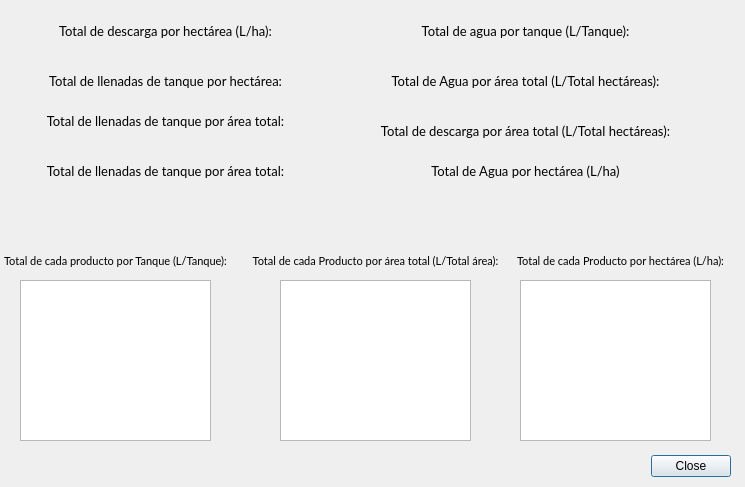
<?xml version="1.0" encoding="UTF-8"?>
<ui version="4.0">
 <class>Dialog</class>
 <widget class="QDialog" name="Dialog">
  <property name="geometry">
   <rect>
    <x>0</x>
    <y>0</y>
    <width>745</width>
    <height>487</height>
   </rect>
  </property>
  <property name="windowTitle">
   <string>Dialog</string>
  </property>
  <widget class="QDialogButtonBox" name="buttonBox">
   <property name="geometry">
    <rect>
     <x>650</x>
     <y>450</y>
     <width>81</width>
     <height>32</height>
    </rect>
   </property>
   <property name="orientation">
    <enum>Qt::Horizontal</enum>
   </property>
   <property name="standardButtons">
    <set>QDialogButtonBox::Close</set>
   </property>
  </widget>
  <widget class="QLabel" name="label_descargasHa">
   <property name="geometry">
    <rect>
     <x>10</x>
     <y>20</y>
     <width>311</width>
     <height>21</height>
    </rect>
   </property>
   <property name="font">
    <font>
     <family>Lato</family>
     <pointsize>10</pointsize>
    </font>
   </property>
   <property name="text">
    <string>Total de descarga por hectárea (L/ha):</string>
   </property>
   <property name="alignment">
    <set>Qt::AlignCenter</set>
   </property>
  </widget>
  <widget class="QLabel" name="label_llenadasTanqueHa">
   <property name="geometry">
    <rect>
     <x>10</x>
     <y>70</y>
     <width>311</width>
     <height>21</height>
    </rect>
   </property>
   <property name="font">
    <font>
     <family>Lato</family>
     <pointsize>10</pointsize>
    </font>
   </property>
   <property name="text">
    <string>Total de llenadas de tanque por hectárea:</string>
   </property>
   <property name="alignment">
    <set>Qt::AlignCenter</set>
   </property>
  </widget>
  <widget class="QLabel" name="label_llenadasAreaTot">
   <property name="geometry">
    <rect>
     <x>10</x>
     <y>160</y>
     <width>311</width>
     <height>21</height>
    </rect>
   </property>
   <property name="font">
    <font>
     <family>Lato</family>
     <pointsize>10</pointsize>
    </font>
   </property>
   <property name="text">
    <string>Total de llenadas de tanque por área total:</string>
   </property>
   <property name="alignment">
    <set>Qt::AlignCenter</set>
   </property>
  </widget>
  <widget class="QLabel" name="label_litrosAreaTot">
   <property name="geometry">
    <rect>
     <x>10</x>
     <y>110</y>
     <width>311</width>
     <height>21</height>
    </rect>
   </property>
   <property name="font">
    <font>
     <family>Lato</family>
     <pointsize>10</pointsize>
    </font>
   </property>
   <property name="text">
    <string>Total de llenadas de tanque por área total:</string>
   </property>
   <property name="alignment">
    <set>Qt::AlignCenter</set>
   </property>
  </widget>
  <widget class="QLabel" name="label_totalProdsHa">
   <property name="geometry">
    <rect>
     <x>510</x>
     <y>250</y>
     <width>221</width>
     <height>21</height>
    </rect>
   </property>
   <property name="font">
    <font>
     <family>Lato</family>
     <pointsize>8</pointsize>
    </font>
   </property>
   <property name="text">
    <string>Total de cada Producto por hectárea (L/ha):</string>
   </property>
   <property name="alignment">
    <set>Qt::AlignCenter</set>
   </property>
  </widget>
  <widget class="QLabel" name="label_aguaAreaTot">
   <property name="geometry">
    <rect>
     <x>370</x>
     <y>70</y>
     <width>311</width>
     <height>21</height>
    </rect>
   </property>
   <property name="font">
    <font>
     <family>Lato</family>
     <pointsize>10</pointsize>
    </font>
   </property>
   <property name="text">
    <string>Total de Agua por área total (L/Total hectáreas):</string>
   </property>
   <property name="alignment">
    <set>Qt::AlignCenter</set>
   </property>
  </widget>
  <widget class="QLabel" name="label_totalProdsTanque">
   <property name="geometry">
    <rect>
     <x>0</x>
     <y>250</y>
     <width>231</width>
     <height>21</height>
    </rect>
   </property>
   <property name="font">
    <font>
     <family>Lato</family>
     <pointsize>8</pointsize>
    </font>
   </property>
   <property name="text">
    <string>Total de cada producto por Tanque (L/Tanque):</string>
   </property>
   <property name="alignment">
    <set>Qt::AlignCenter</set>
   </property>
  </widget>
  <widget class="QLabel" name="label_aguaHa">
   <property name="geometry">
    <rect>
     <x>370</x>
     <y>160</y>
     <width>311</width>
     <height>21</height>
    </rect>
   </property>
   <property name="font">
    <font>
     <family>Lato</family>
     <pointsize>10</pointsize>
    </font>
   </property>
   <property name="text">
    <string>Total de Agua por hectárea (L/ha)</string>
   </property>
   <property name="alignment">
    <set>Qt::AlignCenter</set>
   </property>
  </widget>
  <widget class="QLabel" name="label_totalProdsAreaTot">
   <property name="geometry">
    <rect>
     <x>250</x>
     <y>250</y>
     <width>251</width>
     <height>21</height>
    </rect>
   </property>
   <property name="font">
    <font>
     <family>Lato</family>
     <pointsize>8</pointsize>
    </font>
   </property>
   <property name="text">
    <string>Total de cada Producto por área total (L/Total área):</string>
   </property>
   <property name="alignment">
    <set>Qt::AlignCenter</set>
   </property>
  </widget>
  <widget class="QLabel" name="label_aguaTanque">
   <property name="geometry">
    <rect>
     <x>370</x>
     <y>20</y>
     <width>311</width>
     <height>21</height>
    </rect>
   </property>
   <property name="font">
    <font>
     <family>Lato</family>
     <pointsize>10</pointsize>
    </font>
   </property>
   <property name="text">
    <string>Total de agua por tanque (L/Tanque):</string>
   </property>
   <property name="alignment">
    <set>Qt::AlignCenter</set>
   </property>
  </widget>
  <widget class="QLabel" name="label_descargasAreaTot">
   <property name="geometry">
    <rect>
     <x>370</x>
     <y>120</y>
     <width>311</width>
     <height>21</height>
    </rect>
   </property>
   <property name="font">
    <font>
     <family>Lato</family>
     <pointsize>10</pointsize>
    </font>
   </property>
   <property name="text">
    <string>Total de descarga por área total (L/Total hectáreas):</string>
   </property>
   <property name="alignment">
    <set>Qt::AlignCenter</set>
   </property>
  </widget>
  <widget class="QListWidget" name="listWidget_totalProdsTanque">
   <property name="geometry">
    <rect>
     <x>20</x>
     <y>280</y>
     <width>191</width>
     <height>161</height>
    </rect>
   </property>
  </widget>
  <widget class="QListWidget" name="listWidget_totalProdsAreaTot">
   <property name="geometry">
    <rect>
     <x>280</x>
     <y>280</y>
     <width>191</width>
     <height>161</height>
    </rect>
   </property>
  </widget>
  <widget class="QListWidget" name="listWidget_totalProdsHa">
   <property name="geometry">
    <rect>
     <x>520</x>
     <y>280</y>
     <width>191</width>
     <height>161</height>
    </rect>
   </property>
  </widget>
 </widget>
 <resources/>
 <connections>
  <connection>
   <sender>buttonBox</sender>
   <signal>accepted()</signal>
   <receiver>Dialog</receiver>
   <slot>accept()</slot>
   <hints>
    <hint type="sourcelabel">
     <x>248</x>
     <y>254</y>
    </hint>
    <hint type="destinationlabel">
     <x>157</x>
     <y>274</y>
    </hint>
   </hints>
  </connection>
  <connection>
   <sender>buttonBox</sender>
   <signal>rejected()</signal>
   <receiver>Dialog</receiver>
   <slot>reject()</slot>
   <hints>
    <hint type="sourcelabel">
     <x>316</x>
     <y>260</y>
    </hint>
    <hint type="destinationlabel">
     <x>286</x>
     <y>274</y>
    </hint>
   </hints>
  </connection>
 </connections>
</ui>
